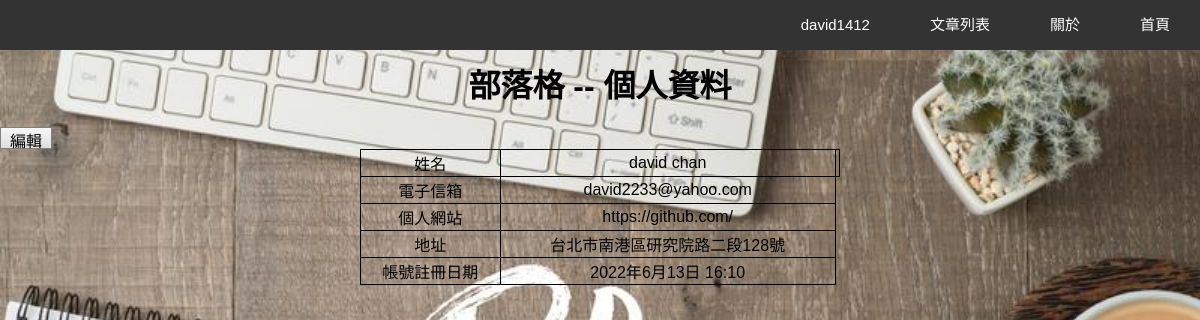
Page /account/profile/2/ (signed in) on the committed database.
### account/models.py (models this page shows, shortened)
class User(AbstractUser):
    fullName = models.CharField(max_length=128)
    website = models.URLField(blank=True, null=True)
    address = models.CharField(max_length=128, blank=True, null=True)

### account/views.py (the view)
# urls.py: path('profile/<int:id>/', views.profile, name='profile'),
@login_required
def profile(request, id):
    user = get_object_or_404(User, id=id)
    if request.method == 'GET':
        return render(request,'profile.html',{'user':user})

### templates/profile.html
{% extends 'base.html' %}
{% load static %}
{% block heading %}個人資料{% endblock %}
{% block content %}
    <link rel="stylesheet" href="{% static 'css/information.css' %}">
    <a class="btn" href="{% url 'account:profileUpdate' user.id %}">編輯</a>
    <div class="information">
        <table class="user">
            <tr>
                <td>姓名</td>
                <td>{{ user.fullName }}<td>
            </tr>
            <tr>
                <td>電子信箱</td>
                <td>{{ user.email }}</td>
            </tr>
            <tr>
                <td>個人網站</td>
                <td>{{ user.website }}</td>
            </tr>
            <tr>
                <td>地址</td>
                <td>{{ user.address }}</td>
            </tr>
            <tr>
                <td>帳號註冊日期</td>
                <td>{{ user.date_joined }}</td>
            </tr>
        </table>
    </div>
{% endblock %}

### templates/menu.html (shortened to what this page needs)
{% load static %}
<link rel="stylesheet" href="{% static 'css/dropdown.css' %}">
<ul id="menu">
    <li>
        <a href="{% url 'main' %}">首頁</a>
    </li>
    <li>
        <a href="{% url 'about' %}">關於</a>
    </li>
    <li>
        <a href="{% url 'article' %}">文章列表</a>
    </li>
    {% if user.is_authenticated %}
    <li>
        <a>{{ user.username }}</a>
    </li>
    {% endif %}
</ul>

### static/css/main.css (style rules this page uses)
body { margin: 0; background: url('/static/img/background.jpg'); background-size: cover; font-family: Arial, Helvetica, sans-serif; }
.btn { display: inline-block; color: black; text-align: center; text-decoration: none; border: thin solid gray; height: 20px; width: 50px; padding: 0%; background: linear-gradient(#f7f7f7, #dedede); }

### static/css/dropdown.css (style rules this page uses)
ul { margin: 0; padding: 0; list-style: none; float: right; position: relative; }
ul#menu { background-color: #333; display: inline-block; font-size: 15px; width: 100%; }
ul#menu li { position: relative; }
ul#menu > li { float: right; }
ul#menu a { background-color: #333; color: white; display: block; padding: 5px 30px; text-decoration: none; line-height: 40px; }

### static/css/information.css (style rules this page uses)
table { text-align: center; width: 40%; border-collapse: collapse; border: 1px; margin-left: auto; margin-right: auto; }
table td { text-align: center; border: solid 1px; }
.btn { text-align: center; height: 20px; width: 50px; padding: 0%; }

### rows in the picture
User: username "david1412", fullName "david chan", email "david2233@yahoo.com", website "https://github.com/", address "台北市南港區研究院路二段128號", date_joined "2022年6月13日 16:10"
